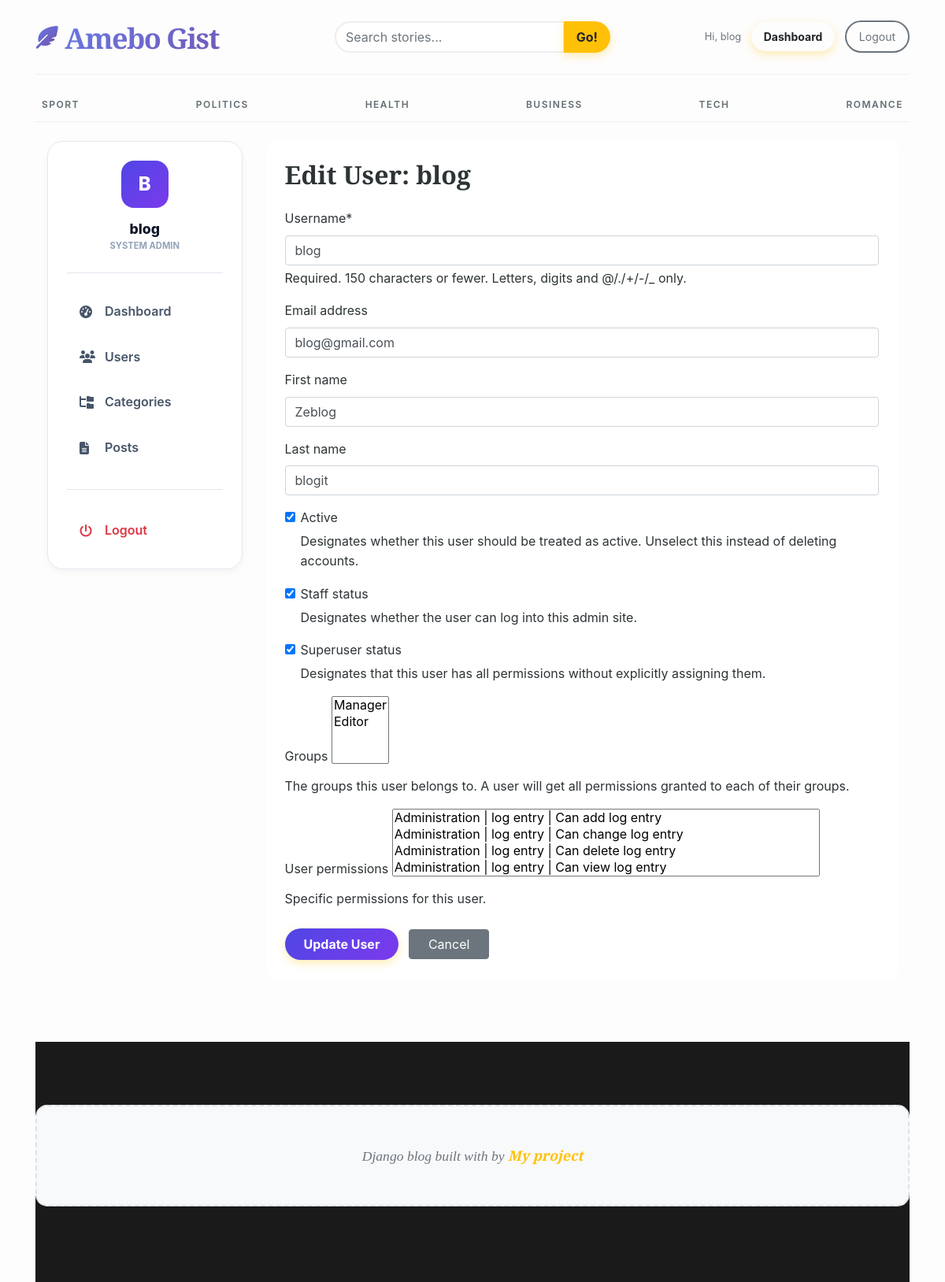
The page /dashboard/users/edit/1/ (signed in) on the database its author committed.
### blogs/models.py (models this page shows, shortened)
class Category(models.Model):
    category_name = models.CharField(max_length=50, unique=True)
    created_at = models.DateTimeField(auto_now_add=True)
    updated_at = models.DateTimeField(auto_now=True)
    class Meta:
        verbose_name_plural = 'Categories'

### dashboards/views.py (the view)
# urls.py: path('users/edit/<int:id>/', views.edit_user, name='edit_user'),
@login_required(login_url='login')
def edit_user(request, id):
    user = get_object_or_404(User, id=id)
    if request.method == 'POST':
        form = EditUserForm(request.POST, instance=user)
        if form.is_valid():
            form.save()
            return redirect('users')
    form = EditUserForm(instance=user)
    context = {
        'form': form,
        'user': user,
    }
    return render(request, 'dashboards/edit_user.html', context)

### dashboards/forms.py
class EditUserForm(forms.ModelForm):
    class Meta:
        model = User
        fields = ('username', 'email', 'first_name', 'last_name', 'is_active', 'is_staff', 'is_superuser', 'groups', 'user_permissions')

### blogs/context_processors.py (called while the page is built)
def get_categories(request):
    categories = Category.objects.all()
    return dict(categories=categories)

def get_social_links(request):
    social_links = SocialLink.objects.all()
    return dict(social_links=social_links)

def get_about(request):
    about = About.objects.all().first()
    return dict(about=about)

### templates/dashboards/edit_user.html
{% extends 'base.html' %} {% load crispy_forms_tags %} {% block content %}
<div class="container-fluid mt-4">
  <div class="row">
    <div class="col-lg-3">{% include 'dashboards/sidebar.html' %}</div>
    <div class="col-lg-9">
      <div class="card shadow-sm border-0 rounded-4">
        <div class="card-body p-4">
          <h2 class="fw-bold mb-4">Edit User: {{ user.username }}</h2>
          <form action="{% url 'edit_user' user.id %}" method="POST">
            {% csrf_token %} {{ form|crispy }}
            <div class="mt-4">
              <button
                type="submit"
                class="btn btn-warning rounded-pill px-4 font-weight-bold"
                style="
                  background: linear-gradient(135deg, #4f46e5 0%, #7c3aed 100%);
                  border: none;
                  color: white;
                "
              >
                Update User
              </button>
              <a
                href="{% url 'users' %}"
                class="btn btn-secondary rounded-pill px-4 ml-2"
                >Cancel</a
              >
            </div>
          </form>
        </div>
      </div>
    </div>
  </div>
</div>
{% endblock %}

### templates/base.html (shortened to what this page needs)
 {% load static %}
<!DOCTYPE html>
<html lang="en">
<head>
    <link href="https://getbootstrap.com/docs/4.0/dist/css/bootstrap.min.css" rel="stylesheet">
    <link rel="stylesheet" href="https://cdnjs.cloudflare.com/ajax/libs/font-awesome/6.4.0/css/all.min.css">
    <link href="{% static 'css/blog.css' %}" rel="stylesheet">
  </head>
<body>
    <div class="container">
      <header class="blog-header py-3">
        <div class="row flex-nowrap justify-content-between align-items-center">
          <div class="col-6 col-md-4 pt-1">
            <a class="blog-header-logo" href="/">
                <i class="fa-solid fa-feather-pointed logo-icon"></i>
                <span class="d-inline-block">Amebo Gist</span>
            </a>
          </div>
          <div class="col-md-4 d-none d-md-block" style="text-align: center;">
            <form action="{% url 'search' %}" method="get">
              <div class="input-group">
                <input class="form-control search-form-control" type="text" name="keyword" value="{{ keyword }}" placeholder="Search stories..." aria-label="Search" />
                <div class="input-group-append">
                  <button type="submit" class="btn btn-warning rounded-pill px-3 ml-n5" style="z-index: 5;">Go!</button>
                </div>
              </div>
            </form>
          </div>
          <div class="col-6 col-md-4 d-flex justify-content-end align-items-center">
            <div class="header-auth-buttons">
                {% if user.is_authenticated %}
                    <span class="text-muted small mr-2 d-none d-lg-inline">Hi, {{ user.username }}</span>
                    <a class="btn btn-sm btn-warning rounded-pill px-3 mr-2" href="{% url 'dashboard' %}" style="background: var(--primary-gradient); border: none; font-weight: 700;">Dashboard</a>
                    <a class="btn btn-sm btn-outline-secondary rounded-pill px-3" href="{% url 'logout' %}">Logout</a>
                {% else %}
                    <a class="btn btn-sm btn-warning rounded-pill px-3 mr-2" href="{% url 'login' %}" style="background: var(--primary-gradient); border: none; font-weight: 700;">Login</a>
                    <a class="btn btn-sm btn-outline-secondary rounded-pill px-3" href="{% url 'register' %}">Sign Up</a>
                {% endif %}
            </div>
          </div>
        </div>
      </header>
      <div class="nav-scroller py-1 mb-2">
        <nav class="nav d-flex justify-content-between">
          {% for category in categories %}
          <a class="p-2 text-muted" href="{% url 'post_by_category' category.id %}">{{ category.category_name }}</a>
          {% endfor %}
        </nav>
      </div>
 {% block content %}
 {% endblock %}
 <footer class="blog-footer">
  <p>Django blog built with  by <a href="#">My project</a></p>
</footer>
</body>
</html>

### templates/dashboards/sidebar.html (shortened to what this page needs)
<div class="sidebar-professional">
  <div class="sidebar-header-pro">
    <div class="sidebar-avatar">{{ user.username|slice:":1"|upper }}</div>
    <h5 class="sidebar-username">{{ user.username }}</h5>
    <p class="sidebar-subtitle mb-0">System Admin</p>
  </div>
  <nav class="sidebar-nav-pro">
    <a
      href="{% url 'dashboard' %}"
      class="nav-link-pro {% if request.resolver_match.url_name == 'dashboard' %}active{% endif %}"
    >
      <i class="fa-solid fa-gauge-high"></i>
      Dashboard
    </a>
    {% if perms.auth.view_user %}
    <a
      href="{% url 'users' %}"
      class="nav-link-pro {% if request.resolver_match.url_name == 'users' %}active{% endif %}"
    >
      <i class="fa-solid fa-users"></i>
      Users
    </a>
    {% endif %}
    <a
      href="{% url 'category' %}"
      class="nav-link-pro {% if request.resolver_match.url_name == 'category' %}active{% endif %}"
    >
      <i class="fa-solid fa-folder-tree"></i>
      Categories
    </a>
    <a
      href="{% url 'posts' %}"
      class="nav-link-pro {% if request.resolver_match.url_name == 'posts' %}active{% endif %}"
    >
      <i class="fa-solid fa-file-lines"></i>
      Posts
    </a>
    <div class="sidebar-divider"></div>
    <a href="{% url 'logout' %}" class="nav-link-pro text-danger">
      <i class="fa-solid fa-power-off"></i>
      Logout
    </a>
  </nav>
</div>

### blog_main/static/css/blog.css (style rules this page uses)
body { background-color: #fdfdfd; color: #2d3436; font-family: -apple-system, BlinkMacSystemFont, "Segoe UI", Roboto, "Helvetica Neue", Arial, sans-serif; line-height: 1.6; overflow-x: hidden; }
h1, h2, h3, h4, .blog-header-logo { font-family: 'Playfair Display', serif; font-weight: 900 !important; }
a { transition: all 0.3s ease; color: inherit; }
.blog-header { border-bottom: 1px solid rgba(0,0,0,0.05); margin-bottom: 1rem; }
.blog-header-logo { font-size: 2.5rem; letter-spacing: -1.5px; text-decoration: none !important; color: #212529 !important; }
.nav-scroller { border-bottom: 1px solid #eee; margin-bottom: 2.5rem; }
.nav-scroller .nav { display: flex; justify-content: space-between; }
.nav-scroller a { font-weight: 600; text-transform: uppercase; font-size: 0.75rem; letter-spacing: 1.5px; color: #636e72 !important; padding: 1rem 0; }
.card { border-radius: 12px; transition: transform 0.3s ease; }
.btn-warning { border-radius: 50px; padding: 0.5rem 1.5rem; font-weight: 700; background-color: #ffc107; border: none; box-shadow: 0 4px 12px rgba(255, 193, 7, 0.3); }
.btn-outline-secondary { border-radius: 50px; padding: 0.5rem 1.5rem; border-width: 2px; }
.empty-msg, p:only-child:not(.lead) { padding: 3rem; background: #f8f9fa; border: 2px dashed #dee2e6; color: #6c757d; text-align: center; border-radius: 15px; font-size: 1.1rem; font-family: 'Playfair Display', serif; font-style: italic; }
.blog-footer { padding: 5rem 0; margin-top: 5rem; background-color: #1a1a1a; color: #95a5a6; text-align: center; }
.blog-footer a { color: #ffc107; font-weight: 700; }

### templates/base.html (style rules this page uses)
.blog-header-logo { font-family: 'Playfair Display', serif; font-size: 2.25rem; font-weight: 900; text-decoration: none !important; background: linear-gradient(135deg, #667eea 0%, #764ba2 100%); -webkit-background-clip: text; background-clip: text; -webkit-text-fill-color: transparent; display: flex; align-items: center; gap: 10px; }
.logo-icon { font-size: 1.8rem; background: linear-gradient(135deg, #667eea 0%, #764ba2 100%); -webkit-background-clip: text; background-clip: text; -webkit-text-fill-color: transparent; }
.search-form-control { border-radius: 50px; border: 2px solid #eee; transition: all 0.3s; }

### templates/dashboards/sidebar.html (style rules this page uses)
:root { --side-primary: #4f46e5; --side-bg: #ffffff; --side-border: #e2e8f0; --side-text: #475569; --side-active-bg: #eef2ff; --side-active-text: #4f46e5; }
.sidebar-professional { background: var(--side-bg); border: 1px solid var(--side-border); border-radius: 20px; padding: 1.5rem; box-shadow: 0 4px 10px rgba(0, 0, 0, 0.04); height: fit-content; position: sticky; top: 2rem; }
.sidebar-header-pro { text-align: center; padding-bottom: 1.5rem; margin-bottom: 1.5rem; border-bottom: 1px solid var(--side-border); }
.sidebar-avatar { width: 60px; height: 60px; background: linear-gradient(135deg, #4f46e5, #7c3aed); border-radius: 16px; display: flex; align-items: center; justify-content: center; margin: 0 auto 1rem; color: white; font-size: 1.5rem; font-weight: 800; }
.sidebar-username { font-weight: 800; color: #0f172a; font-size: 1.1rem; margin-bottom: 0.2rem; }
.sidebar-subtitle { font-size: 0.7rem; font-weight: 700; text-transform: uppercase; color: #94a3b8; }
.sidebar-nav-pro { display: flex; flex-direction: column; gap: 0.5rem; }
.nav-link-pro { display: flex; align-items: center; gap: 12px; padding: 12px 16px; border-radius: 12px; color: var(--side-text); font-weight: 600; text-decoration: none; transition: 0.2s ease; }
.nav-link-pro i { width: 20px; }
.sidebar-divider { border-top: 1px solid var(--side-border); margin: 1.2rem 0; }

### rows shown on the page
Category: category_name "SPORT"
Category: category_name "POLITICS"
Category: category_name "HEALTH"
Category: category_name "BUSINESS"
Category: category_name "TECH"
Category: category_name "ROMANCE"

### other values the page prints
{{ user.username }} "blog"
{{ user.username|slice:":1"|upper }} "B"
